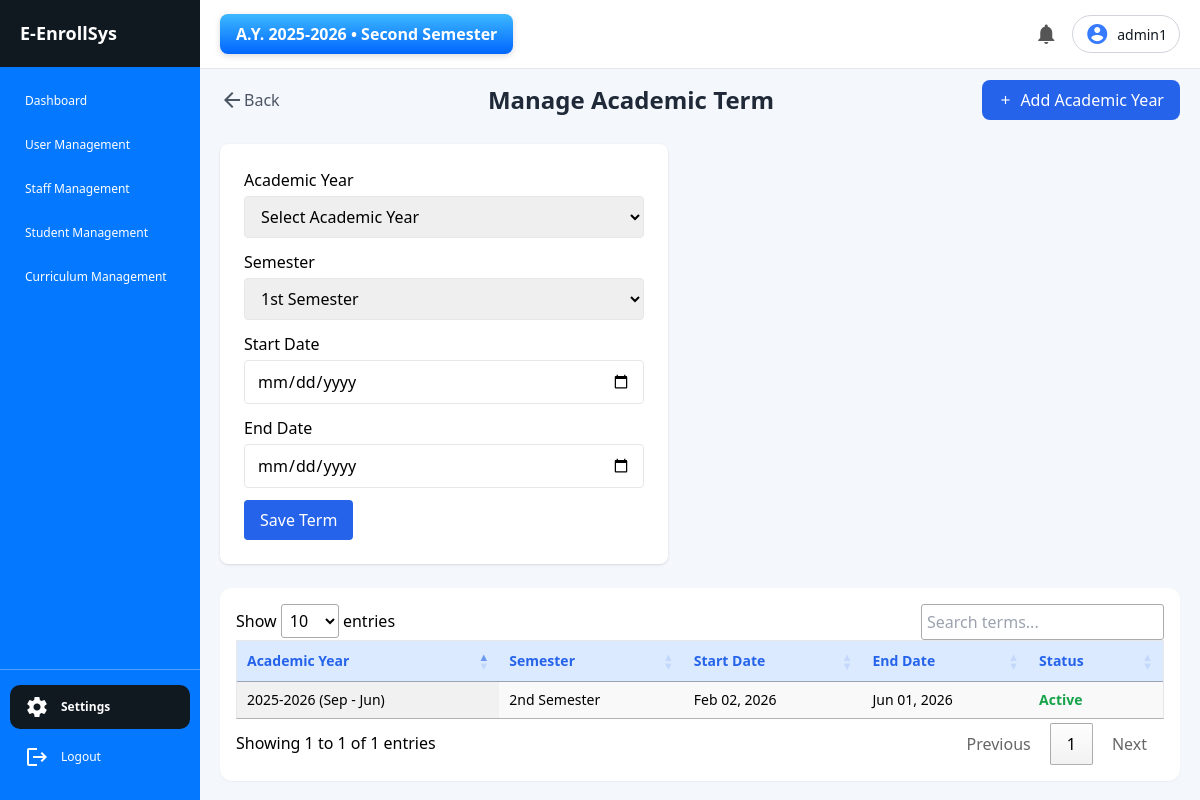
Screenshot of /includes/settings_term.php (signed in) with the database file from the repository.
### tables this page shows
CREATE TABLE `academic_terms` (
  `id` int(11) NOT NULL,
  `academic_year_id` int(11) DEFAULT NULL,
  `semester` enum('1','2','Mid') NOT NULL,
  `is_active` tinyint(1) DEFAULT 0,
  `created_at` timestamp NOT NULL DEFAULT current_timestamp(),
  `updated_at` timestamp NOT NULL DEFAULT current_timestamp() ON UPDATE current_timestamp(),
  `start_date` date DEFAULT NULL,
  `end_date` date DEFAULT NULL
);

CREATE TABLE `academic_years` (
  `id` int(11) NOT NULL,
  `year_label` varchar(20) NOT NULL,
  `start_date` date NOT NULL,
  `end_date` date NOT NULL,
  `is_active` tinyint(1) DEFAULT 0
);

### includes/current_term.php (called while the page is built)
<?php
require_once "../config/db.php";
$sql = "
    SELECT
        at.id AS term_id,
        at.semester,
        at.start_date AS term_start,
        at.end_date AS term_end,
        ay.id AS academic_year_id,
        ay.year_label,
        ay.start_date AS ay_start,
        ay.end_date AS ay_end
    FROM academic_terms at
    INNER JOIN academic_years ay
        ON ay.id = at.academic_year_id
    WHERE at.is_active = 1
      AND ay.is_active = 1
    LIMIT 1
";
$result = $conn->query($sql);
$current_term = $result ? $result->fetch_assoc() : null;

### includes/settings_term.php (the view, shortened to what this page needs)
<?php
require_once "../config/db.php";
require_once "../includes/current_term.php";
$activePage = 'Settings';
$ay_result = $conn->query("SELECT * FROM academic_years ORDER BY start_date DESC");
$academicYears = $ay_result ? $ay_result->fetch_all(MYSQLI_ASSOC) : [];
?>
<div class="w-full">
    <div class="flex justify-between items-center mb-6">
        <a href="settings.php" class="flex items-center text-gray-600 hover:text-gray-800">
            <span class="material-icons">arrow_back</span> Back
        </a>
        <h1 class="text-2xl font-semibold text-gray-800">Manage Academic Term</h1>
        <button id="toggleNewAY" class="bg-blue-600 text-white px-4 py-2 rounded-lg flex items-center gap-2">
            <span class="material-icons text-sm">add</span>
            Add Academic Year
        </button>
    </div>
    <form method="POST" class="bg-white p-6 rounded-lg shadow mb-6 max-w-md">
        <div class="mb-3">
            <label class="block mb-1 font-medium">Academic Year</label>
            <select name="academic_year_id" required class="w-full border rounded px-3 py-2">
                <option value="">Select Academic Year</option>
            </select>
        </div>
        <div class="mb-3">
            <label class="block mb-1 font-medium">Semester</label>
            <select name="semester" required class="w-full border rounded px-3 py-2">
                <option value="1">1st Semester</option>
            </select>
        </div>
        <div class="mb-3">
            <label class="block mb-1 font-medium">Start Date</label>
            <input type="date" name="start_date" required class="w-full border rounded px-3 py-2">
        </div>
        <div class="mb-3">
            <label class="block mb-1 font-medium">End Date</label>
            <input type="date" name="end_date" required class="w-full border rounded px-3 py-2">
        </div>
        <button name="create_term" class="bg-blue-600 text-white px-4 py-2 rounded hover:bg-blue-700">Save Term</button>
    </form>
    <div class="bg-white rounded-xl shadow-sm p-4">
        <table id="termsTable" class="display w-full text-sm table-auto border mb-4">
            <thead class="bg-blue-100 text-blue-600">
                <tr>
                    <th>Academic Year</th>
                    <th>Semester</th>
                    <th>Start Date</th>
                    <th>End Date</th>
                    <th>Status</th>
                </tr>
            </thead>
            <tbody>
                <?php
                $semester_labels = ['1'=>'1st Semester','2'=>'2nd Semester','mid'=>'Midyear'];
                foreach ($academicYears as $ay):
                    $stmt = $conn->prepare("SELECT * FROM academic_terms WHERE academic_year_id = ? ORDER BY start_date");
                    $stmt->bind_param("i", $ay['id']);
                    $stmt->execute();
                    $terms = $stmt->get_result();
                    while($term = $terms->fetch_assoc()):
                ?>
                <tr>
                    <td><?= htmlspecialchars($ay['year_label']) ?> (<?= date('M', strtotime($ay['start_date'])) ?> - <?= date('M', strtotime($ay['end_date'])) ?>)</td>
                    <td><?= $semester_labels[$term['semester']] ?></td>
                    <td><?= date('M d, Y', strtotime($term['start_date'])) ?></td>
                    <td><?= date('M d, Y', strtotime($term['end_date'])) ?></td>
                    <td><?= $term['is_active'] ? '<span class="text-green-600 font-semibold">Active</span>' : '<span class="text-gray-600">Inactive</span>' ?></td>
                </tr>
                <?php endwhile; endforeach; ?>
            </tbody>
        </table>
    </div>
</div>
<link rel="stylesheet" href="https://cdn.datatables.net/1.13.6/css/jquery.dataTables.min.css">
<?php
$main_content = ob_get_clean();
include "../includes/template.php";
?>

### includes/template.php (shortened to what this page needs)
<?php
require_once "../config/db.php";
require_once "../includes/current_term.php";
$activePage   = $activePage   ?? '';
$main_content = $main_content ?? '';
$username     = $_SESSION['username'] ?? 'User';
$semester_labels = [
    '1'   => 'First Semester',
    '2'   => 'Second Semester',
    'mid' => 'Midyear'
];
$semester_text = $semester_labels[$current_term['semester'] ?? ''] ?? '';
?>
<!DOCTYPE html>
<html lang="en">
<head>
    <script src="https://cdn.tailwindcss.com"></script>
    <link rel="stylesheet" href="../includes/style.css?v=999">
</head>
<body>
<div class="layout">
    <aside class="sidebar">
        <div class="sidebar-header">
            E-EnrollSys
        </div>
        <nav class="menu">
            <?php include "sidebar_items.php"; ?>
        </nav>
        <div class="sidebar-footer">
            <a href="../includes/settings.php" class="menu-item <?= ($activePage === 'Settings') ? 'active' : '' ?>">
                <span class="material-icons sidebar-icon">settings</span>
                Settings
            </a>
            <a href="../auth/login.php" class="menu-item">
                <span class="material-icons sidebar-icon">logout</span>
                Logout
            </a>
        </div>
    </aside>
    <main class="main">
        <header class="topbar">
            <div class="topbar-left">
                <div class="term-display">
                    <?= $current_term
                        ? "A.Y. {$current_term['year_label']} • {$semester_text}"
                        : "No active term"
                    ?>
                </div>
            </div>
            <div class="topbar-right">
                <span class="material-icons notification-icon">notifications</span>
                <div class="user-pill">
                    <span class="material-icons user-icon">account_circle</span>
                    <span class="username"><?= htmlspecialchars($username) ?></span>
                </div>
            </div>
        </header>
        <div class="content-area">
            <?= $main_content ?>
        </div>
    </main>
</div>
</body>
</html>

### includes/style.css (style rules this page uses)
* { margin: 0; padding: 0; box-sizing: border-box; font-family: "Segoe UI", sans-serif; }
body { background: #f4f7fb; }
.layout { display: flex; }
.sidebar { width: 200px; background: #0478FF; color: white; display: flex; flex-direction: column; position: fixed; top: 0; left: 0; height: 100vh; overflow-y: auto; z-index: 1000; }
.sidebar-header { background: #101820; padding: 20px; font-size: 18px; font-weight: 600; }
.menu { flex: 1; padding: 15px 10px; overflow-y: auto; }
.menu-item { display: block; padding: 10px 15px; color: white; text-decoration: none; font-size: 14px; border-radius: 10px; margin-bottom: 6px; transition: background 0.3s; }
.menu-item:hover, .menu-item.active { background: #101820; font-weight: 600; }
.sidebar-footer { margin-top: auto; padding: 15px 10px; border-top: 1px solid rgba(255,255,255,0.3); font-size: 14px; }
.sidebar .menu-item, .sidebar .sidebar-footer a { display: flex; align-items: center; gap: 6px; font-size: 12px; }
.sidebar-icon { font-size: 16px; vertical-align: middle; margin-right: 6px; color: white; }
.main { margin-left: 200px; flex: 1; display: flex; flex-direction: column; }
.topbar { position: fixed; top: 0; left: 200px; right: 0; display: flex; justify-content: space-between; align-items: center; padding: 14px 20px; background-color: #ffffff; border-bottom: 1px solid #e5e7eb; z-index: 999; }
.content-area { margin-top: 60px; padding: 20px; }
.term-display { background: linear-gradient(180deg, #3db8ff, #0066ff); color: white; padding: 8px 16px; border-radius: 8px; font-size: 16px; font-weight: 600; box-shadow: 0 2px 6px rgba(0,0,0,0.15); }
.topbar-right { display: flex; align-items: center; gap: 14px; }
.notification-icon { font-size: 24px; cursor: pointer; color: #555; }
.user-pill { display: flex; align-items: center; gap: 8px; padding: 6px 12px; border: 1px solid #d1d5db; border-radius: 9999px; cursor: pointer; transition: background 0.2s; }
.user-icon { font-size: 28px; color: #367AFF; }
.username { font-size: 14px; font-weight: 500; color: #101820; }

### rows the page displays
academic_terms: academic_year.year_label "2025-2026", semester "Second Semester", academic_year.start_date "Sep", academic_year.end_date "Jun", semester "2nd Semester", start_date "Feb 02, 2026", end_date "Jun 01, 2026", is_active "Active"

### other values shown
$name "Dashboard"
$name "User Management"
$name "Staff Management"
$name "Student Management"
$name "Curriculum Management"
$username "admin1"
